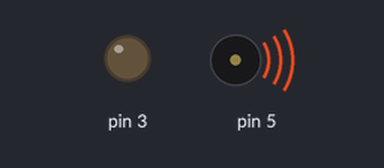
This sketch was run on a simulated Arduino Uno, built with avr-gcc and run on an emulated ATmega328P. Shown: output pins drawn as LEDs (lit = HIGH), buzzer (waves = sounding).

Above: at 0.2 s.
At 5.0 s:
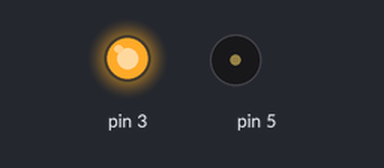
Timing chart, 0 to 9.8 s (numbered marks = the images above):
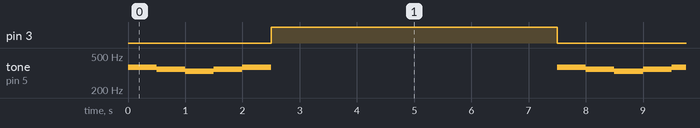

Measured:
- by itself, pin 3: alternates HIGH for 5.0 s and LOW for 2.5 s
- by itself, tone on pin 5: repeats every 7.5 s: 349 Hz 0.50 s, 330 Hz 0.50 s, 349 Hz 0.50 s, 370 Hz 0.50 s, silent 5.0 s, 370 Hz 0.50 s

The sketch:

inciso5.ino
```cpp
int sol = 330;
int la = 349;
int si = 370;

void setup()
{
}

void funcion1(int pinBuzzer, int nota1, int nota2, int nota3, int nota4, int nota5){
  const int frecuencias[] = {nota1, nota2, nota3, nota4, nota5};
  const int numFrecuencias = 5;
  for (int i = 0; i < 5; i++)
  {
   tone(pinBuzzer, frecuencias[i]);
   delay(500);
   noTone(pinBuzzer);
  }
}

void funcion2(int pin){
  pinMode(pin, OUTPUT);
  digitalWrite(pin, HIGH);
  delay(5000);
  digitalWrite(pin, LOW);
}

void loop(){
  funcion1(5, si, la, sol, la, si);
  funcion2(3);
}
```
